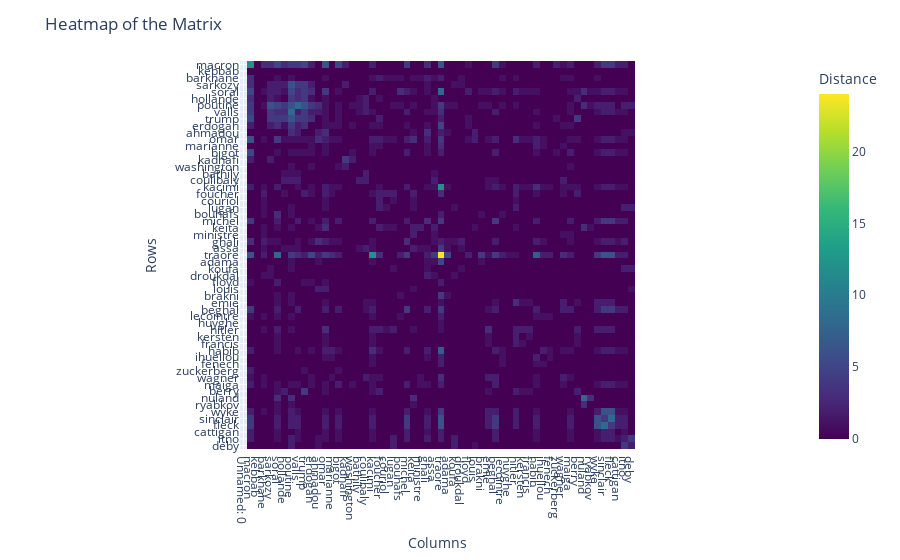

Here is the notebook cell this chart was saved with:
### Markdown cell above
test heatmap

### Code cell
finalOne = pd.read_csv(f"../PeopleSaves/{journal}_FinalMatrice.csv",index_col=0)
finalOne.index = finalOne.index.map(reverseDict)
fig = px.imshow(finalOne.values,
                labels=dict(x="Columns", y="Rows", color="Distance"),
                x=finalOne.columns,
                y=finalOne.index,
                color_continuous_scale='viridis')

fig.update_layout(title_text='Heatmap of the Matrix', xaxis_nticks=len(finalOne.columns),yaxis_nticks=len(finalOne.columns))

fig.show()

### Figure 1 — Plotly figure (JSON) as saved in the notebook; plotly's stock layout.template omitted (floating-point values rounded to 4 significant figures; data arrays with more than 128 entries replaced by an {"elided": "..."} marker saying what was removed)
{"data": [{"coloraxis": "coloraxis", "hovertemplate": "Columns: %{x}<br>Rows: %{y}<br>Distance: %{z}<extra></extra>", "name": "0", "type": "heatmap", "x": ["Unnamed: 0", "macron", "kebbab", "barkhane", "sarkozy", "soral", "hollande", "poutine", "valls", "trump", "erdogan", "ahmadou", "omar", "marianne", "bigot", "kadhafi", "washington", "bathily", "coulibaly", "kacimi", "foucher", "couriol", "lugan", "bouhafs", "michel", "keita", "ministre", "ghali", "assa", "traore", "adama", "koufa", "droukdal", "floyd", "louis", "brakni", "emie", "beghal", "lecointre", "huyghe", "hitler", "kersten", "francis", "habib", "ihuellou", "fenech", "zuckerberg", "wagner", "maiga", "berry", "nuland", "ryabkov", "wyke", "sinclair", "fleck", "cattigan", "itno", "deby"], "xaxis": "x", "y": ["macron", "kebbab", "barkhane", "sarkozy", "soral", "hollande", "poutine", "valls", "trump", "erdogan", "ahmadou", "omar", "marianne", "bigot", "kadhafi", "washington", "bathily", "coulibaly", "kacimi", "foucher", "couriol", "lugan", "bouhafs", "michel", "keita", "ministre", "ghali", "assa", "traore", "adama", "koufa", "droukdal", "floyd", "louis", "brakni", "emie", "beghal", "lecointre", "huyghe", "hitler", "kersten", "francis", "habib", "ihuellou", "fenech", "zuckerberg", "wagner", "maiga", "berry", "nuland", "ryabkov", "wyke", "sinclair", "fleck", "cattigan", "itno", "deby"], "yaxis": "y", "z": {"elided": "57x58 mixed values"}}], "layout": {"coloraxis": {"colorbar": {"title": {"text": "Distance"}}, "colorscale": [[0, "#440154"], [0.1111, "#482878"], [0.2222, "#3e4989"], [0.3333, "#31688e"], [0.4444, "#26828e"], [0.5556, "#1f9e89"], [0.6667, "#35b779"], [0.7778, "#6ece58"], [0.8889, "#b5de2b"], [1, "#fde725"]]}, "margin": {"t": 60}, "title": {"text": "Heatmap of the Matrix"}, "xaxis": {"anchor": "y", "constrain": "domain", "domain": [0, 1], "nticks": 58, "scaleanchor": "y", "title": {"text": "Columns"}}, "yaxis": {"anchor": "x", "autorange": "reversed", "constrain": "domain", "domain": [0, 1], "nticks": 58, "title": {"text": "Rows"}}}}
